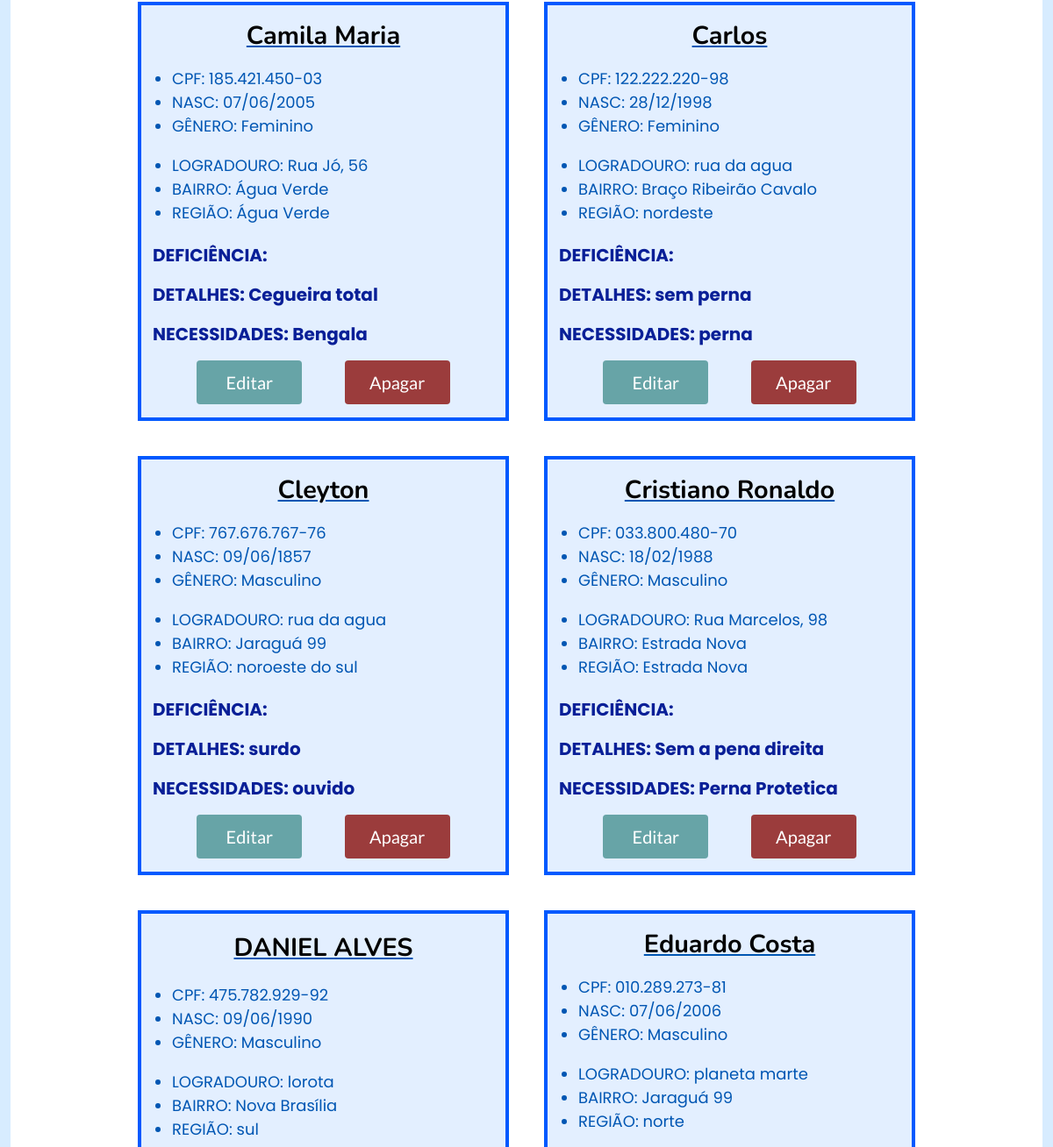
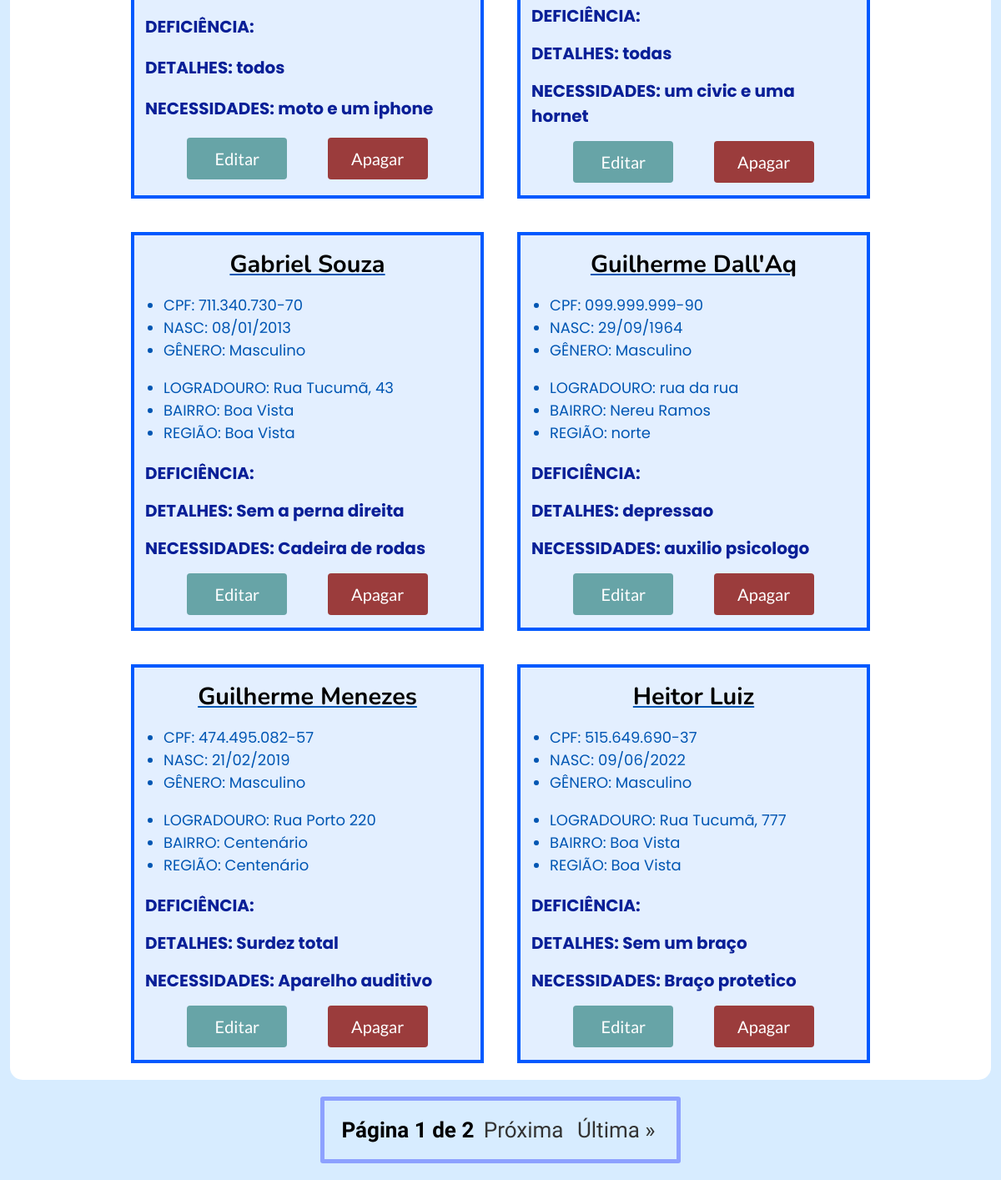
Before: /pessoas/ (signed in, lower part) with the older database file (2 pictures, top to bottom).
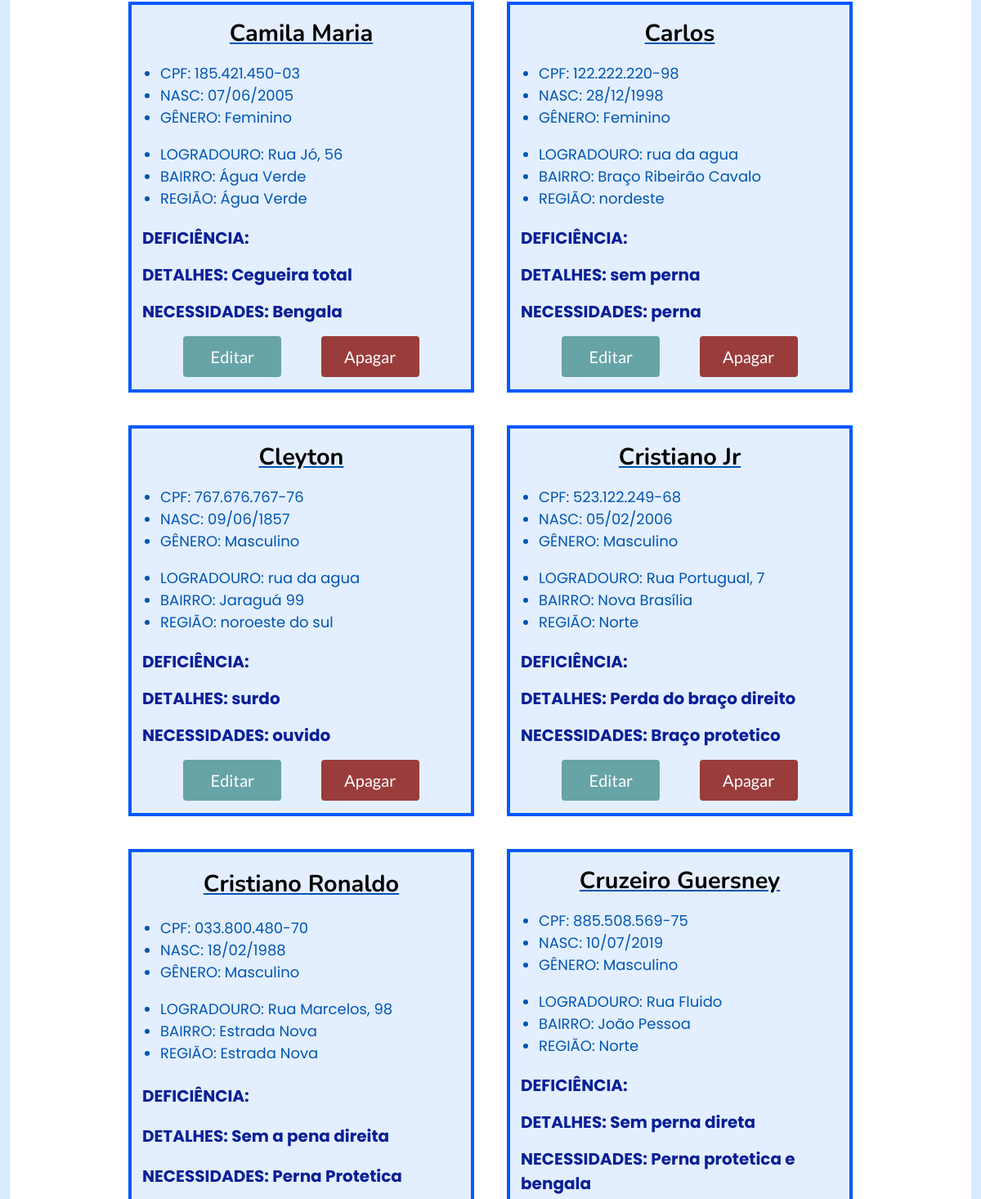
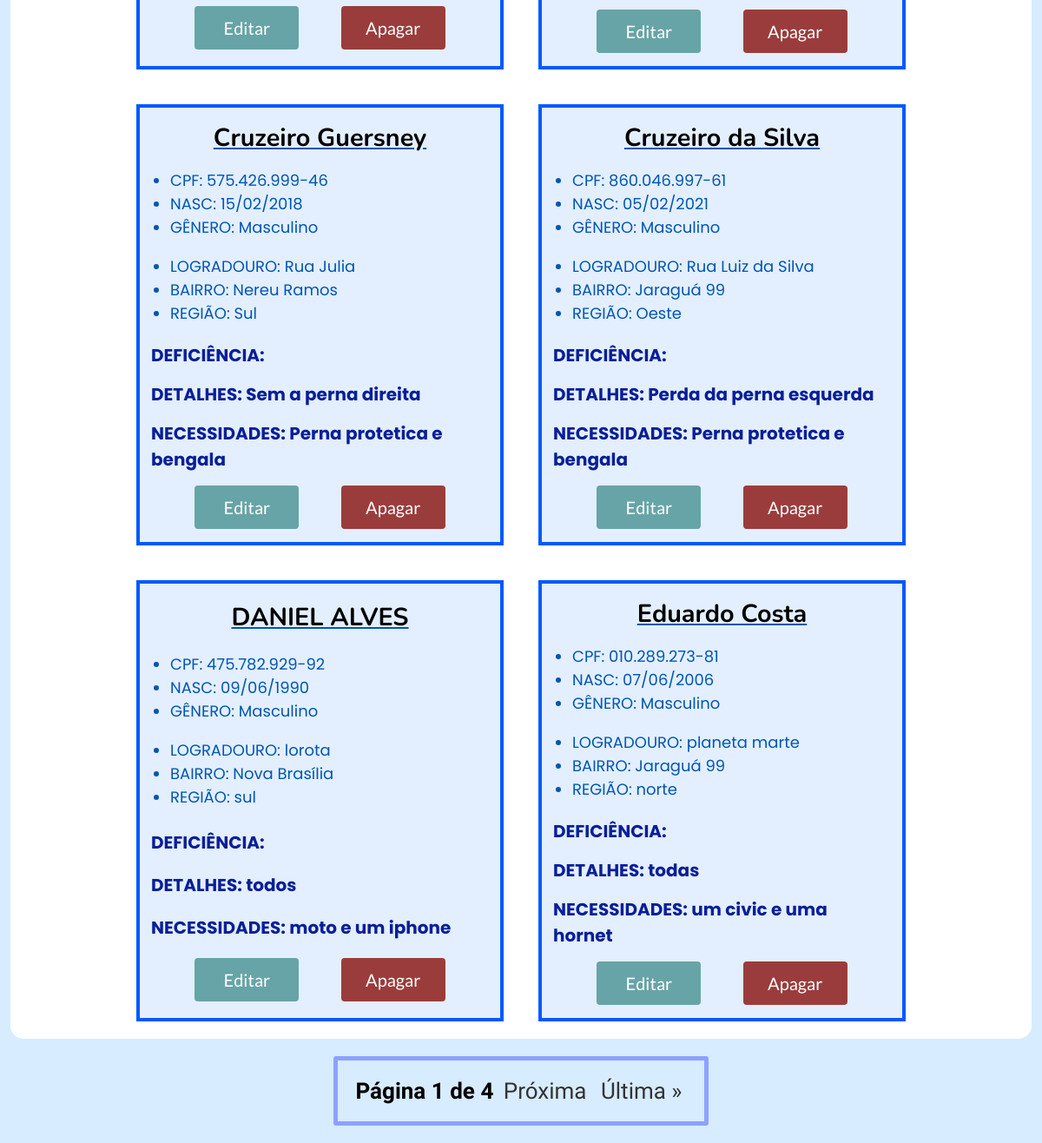
After: the same page with the newer database file (2 pictures, top to bottom).
### base/models.py (models this page shows, shortened)
class Pessoa(models.Model):
    nome =  models.CharField(max_length=200, blank=False, null=False)
    cpf = models.CharField(max_length=20)
    data_nasc = models.DateField()
    genero = models.CharField(
        max_length=10,
        choices=[
        ('Masculino', 'Masculino'),
        ('Feminino', 'Feminino'),
    ],
        default='Não informado',
    )
    endereco = models.ForeignKey(Endereco, on_delete=models.SET_NULL, null=True, default=None)
    deficiencias = models.CharField(max_length=100,default='')
    detalhes = models.CharField(max_length=300, default='Não Fornecido')
    necessidades = models.CharField(max_length=300, default='Não Fornecida')

class Endereco(models.Model):
    BAIRROS_CHOICES = [
        ('Água Verde', 'Água Verde'),
        ('Águas Claras', 'Águas Claras'),
        ('Amizade', 'Amizade'),
        ('Barra do Rio Cerro', 'Barra do Rio Cerro'),
        ('Barra do Rio Molha', 'Barra do Rio Molha'),
        ('Boa Vista', 'Boa Vista'),
        ('Braço Ribeirão Cavalo', 'Braço Ribeirão Cavalo'),
        ('Centenário', 'Centenário'),
        ('Centro', 'Centro'),
        ('Chico de Paulo', 'Chico de Paulo'),
        ('Czerniewicz', 'Czerniewicz'),
        ('Estrada Nova', 'Estrada Nova'),
        ('Ilha da Figueira', 'Ilha da Figueira'),
        ('Jaraguá 84', 'Jaraguá 84'),
        ('Jaraguá 99', 'Jaraguá 99'),
        ('Jaraguá Esquerdo', 'Jaraguá Esquerdo'),
        ('João Pessoa', 'João Pessoa'),
        ('Nereu Ramos', 'Nereu Ramos'),
        ('Nova Brasília', 'Nova Brasília'),
        ('Parque Malwee', 'Parque Malwee'),
        ('Rau', 'Rau'),
        ('Ribeirão Cavalo', 'Ribeirão Cavalo'),
        ('Rio Cerro I', 'Rio Cerro I'),
        ('Rio Cerro II', 'Rio Cerro II'),
        ('Rio da Luz', 'Rio da Luz'),
        ('Rio Molha', 'Rio Molha'),
        ('Santa Luzia', 'Santa Luzia'),
        ('Santo Antônio', 'Santo Antônio'),
        ('São Luís', 'São Luís'),
        ('Tifa Martins', 'Tifa Martins'),
        ('Tifa Monos', 'Tifa Monos'),
        ('Três Rios do Norte', 'Três Rios do Norte'),
        ('Três Rios do Sul', 'Três Rios do Sul'),
        ('Vieira', 'Vieira'),
        ('Vila Baependi', 'Vila Baependi'),
        ('Vila Lalau', 'Vila Lalau'),
        ('Vila Lenzi', 'Vila Lenzi'),
        ('Vila Nova', 'Vila Nova'),
    ]
    logradouro = models.CharField(max_length=200)
    bairro = models.CharField(max_length=100,
                                choices=BAIRROS_CHOICES, default='Não Informado')
    regiao = models.CharField(max_length=100)

### base/views.py (the view, shortened to what this page needs)
# urls.py: path('pessoas/', views.pessoas, name='pessoas'),
@login_required(login_url="login/")
def pessoas(request):
    pessoas_list = Pessoa.objects.all().order_by('nome')
    pesquisa = request.GET.get('pesquisa')
    paginator = Paginator(pessoas_list, 12)
    pagina = request.GET.get('pagina')
    try:
        pessoas = paginator.page(pagina)
    except PageNotAnInteger:
        pessoas = paginator.page(1)
    except EmptyPage:
        pessoas = paginator.page(paginator.num_pages)
    for pessoa in pessoas:
        data_nasc_formatada = pessoa.data_nasc.strftime('%d/%m/%Y')
        pessoa.data_nasc = datetime.strptime(data_nasc_formatada, '%d/%m/%Y')
    return render(request, 'pessoas.html', {'pessoas': pessoas})

### base/templates/pessoas.html (shortened to what this page needs)
{% extends "base.html" %} {% load static %}
{% block css %}
{% static 'css/pessoas.css' %}
{% endblock %}
{% block conteudo %}
<link
  rel="stylesheet"
  href="https://cdnjs.cloudflare.com/ajax/libs/font-awesome/6.0.0-beta3/css/all.min.css"
/>
<main>
  <div class="conteudo">
    {% for pessoa in pessoas %}
    <div class="pessoa">
      <h1 class="nome">{{ pessoa.nome }}</h1>
      <ul>
        <li>CPF: {{ pessoa.cpf }}</li>
        <li>NASC: {{ pessoa.data_nasc|date:"d/m/Y" }}</li>
        {% if pessoa.genero == 'Masculino' %}
        <li>GÊNERO: Masculino</li>
        {% else %}
        <li>GÊNERO: Feminino</li>
        {% endif %}
        <br />
        <li>LOGRADOURO: {{ pessoa.endereco.logradouro }}</li>
        <li>BAIRRO: {{ pessoa.endereco.bairro }}</li>
        <li>REGIÃO: {{ pessoa.endereco.regiao }}</li>
      </ul>
      <p class="deficiencia">DEFICIÊNCIA: {{ pessoa.deficiencias }}</p>
      {% if pessoa.detalhes %}
      <p class="detalhes">DETALHES: {{ pessoa.detalhes }}</p>
      {% else %}
      <p class="detalhes">DETALHES: Não Informado</p>
      {% endif %} {% if pessoa.necessidades %}
      <p class="necessidades">NECESSIDADES: {{ pessoa.necessidades }}</p>
      {% else %}
      <p class="necessidades">NECESSIDADES: Não Informada</p>
      {% endif %}
      <div class="botoes">
        <form method="POST" action="{% url 'editar' pessoa.id %}">
          <button class="editar">Editar</button>
        </form>
        <form method="POST" action="{% url 'apagar' pessoa.id %}">
          <button
            type="submit"
            onclick="return confirm('Tem certeza que deseja apagar esta pessoa?')"
            class="apagar"
          >
            Apagar
          </button>
        </form>
      </div>
    </div>
    {% endfor %}
  </div>
  <div class="paginas">
    <span class="links">
      <span class="atual">
        Página {{ pessoas.number }} de {{ pessoas.paginator.num_pages }}
      </span>
      {% if pessoas.has_next %}
      <a href="?pagina={{ pessoas.next_page_number }}">Próxima</a>
      <a href="?pagina={{ pessoas.paginator.num_pages }}">Última &raquo;</a>
      {% endif %}
    </span>
  </div>
</main>
{% endblock %}

Changed rows visible on the page:
no longer on this page (row unchanged): Pessoa: nome "Gabriel Souza", cpf "711.340.730-70", data_nasc "08/01/2013", genero "GÊNERO: Masculino", endereco.logradouro "Rua Tucumã, 43", endereco.bairro "Boa Vista", endereco.regiao "Boa Vista", detalhes "Sem a perna direita", necessidades "Cadeira de rodas"
no longer on this page (row unchanged): Pessoa: nome "Guilherme Dall'Aq", cpf "099.999.999-90", data_nasc "29/09/1964", genero "GÊNERO: Masculino", endereco.logradouro "rua da rua", endereco.bairro "Nereu Ramos", endereco.regiao "norte", detalhes "depressao", necessidades "auxilio psicologo"
no longer on this page (row unchanged): Pessoa: nome "Guilherme Menezes", cpf "474.495.082-57", data_nasc "21/02/2019", genero "GÊNERO: Masculino", endereco.logradouro "Rua Porto 220", endereco.bairro "Centenário", endereco.regiao "Centenário", detalhes "Surdez total", necessidades "Aparelho auditivo"
no longer on this page (row unchanged): Pessoa: nome "Heitor Luiz", cpf "515.649.690-37", data_nasc "09/06/2022", genero "GÊNERO: Masculino", endereco.logradouro "Rua Tucumã, 777", endereco.bairro "Boa Vista", endereco.regiao "Boa Vista", detalhes "Sem um braço", necessidades "Braço protetico"
added Pessoa: nome "Cristiano Jr", cpf "523.122.249-68", data_nasc "05/02/2006", genero "GÊNERO: Masculino", endereco.logradouro "Rua Portugual, 7", endereco.bairro "Nova Brasília", endereco.regiao "Norte", detalhes "Perda do braço direito", necessidades "Braço protetico"
added Pessoa: nome "Cruzeiro Guersney", cpf "885.508.569-75", data_nasc "10/07/2019", genero "GÊNERO: Masculino", endereco.logradouro "Rua Fluido", endereco.bairro "João Pessoa", endereco.regiao "Norte", detalhes "Sem perna direta", necessidades "Perna protetica e bengala"
added Pessoa: nome "Cruzeiro Guersney", cpf "575.426.999-46", data_nasc "15/02/2018", genero "GÊNERO: Masculino", endereco.logradouro "Rua Julia", endereco.bairro "Nereu Ramos", endereco.regiao "Sul", detalhes "Sem a perna direita", necessidades "Perna protetica e bengala"
added Pessoa: nome "Cruzeiro da Silva", cpf "860.046.997-61", data_nasc "05/02/2021", genero "GÊNERO: Masculino", endereco.logradouro "Rua Luiz da Silva", endereco.bairro "Jaraguá 99", endereco.regiao "Oeste", detalhes "Perda da perna esquerda", necessidades "Perna protetica e bengala"
Other visible differences:
{{ pessoas.paginator.num_pages }}: "2" → "4"
